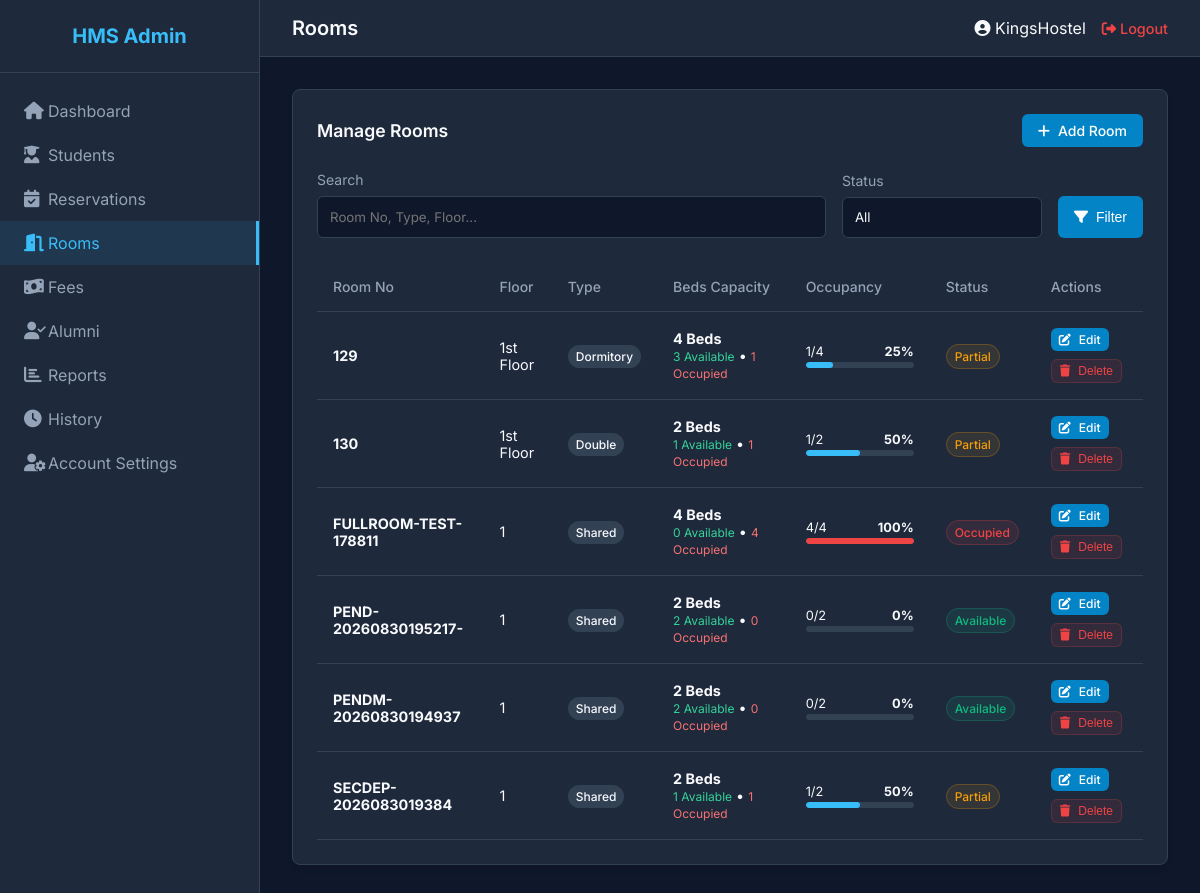
Screenshot of /rooms (signed in) with the database file from the repository.
### tables this page shows
CREATE TABLE `rooms` (
  `id` int(11) NOT NULL AUTO_INCREMENT,
  `room_number` varchar(20) NOT NULL,
  `block` varchar(50) NOT NULL,
  `floor` varchar(20) NOT NULL,
  `room_type` varchar(50) NOT NULL,
  `total_beds` int(11) NOT NULL,
  `occupied_beds` int(11) DEFAULT 0,
  `monthly_fee` decimal(10,2) NOT NULL,
  `security_deposit` decimal(10,2) NOT NULL,
  `status` enum('Available','Partially Occupied','Occupied','Disabled') DEFAULT 'Available',
  `created_at` timestamp NOT NULL DEFAULT current_timestamp(),
  `updated_at` timestamp NOT NULL DEFAULT current_timestamp() ON UPDATE current_timestamp(),
  PRIMARY KEY (`id`),
  UNIQUE KEY `room_number` (`room_number`,`block`)
);

### legacy_mvc/src/Controllers/RoomController.php (called while the page is built, shortened)
<?php
class RoomController {
    private $roomService;
    public function __construct() {
        $this->roomService = new RoomService();
    }
    public function index() {
        $page = isset($_GET['page']) ? (int)$_GET['page'] : 1;
        $page = $page > 0 ? $page : 1;
        $perPage = 15;
        $filters = [
            'search' => $_GET['search'] ?? '',
            'status' => $_GET['status'] ?? ''
        ];
        $result = $this->roomService->getAllRooms($filters, $page, $perPage);
        View::render('admin/rooms/index', [
            'title' => 'Rooms',
            'rooms' => $result['data'],
            'total' => $result['total'],
            'page' => $page,
            'perPage' => $perPage,
            'filters' => $filters,
            'csrf_token' => CSRF::generateToken()
        ], 'admin');
    }
}

### legacy_mvc/public/index.php (called while the page is built, shortened)
<?php
$appConfig = file_exists(APP_ROOT . '/config/app.php') ? require APP_ROOT . '/config/app.php' : ['environment' => 'development'];
spl_autoload_register(function ($class) {
    $prefix = 'App\\';
    $base_dir = __DIR__ . '/../src/';
    $len = strlen($prefix);
    $relative_class = substr($class, $len);
    $file = $base_dir . str_replace('\\', '/', $relative_class) . '.php';
});
$router = new \App\Core\Router();
$url = $_GET['url'] ?? '';
$url = trim($url, '/');
$router->dispatch($url);

### public/index.php (called while the page is built, shortened)
<?php
$config = require __DIR__ . '/../config/app.php';
require_once __DIR__ . '/../legacy_mvc/public/index.php';

### legacy_mvc/config/app.php (called while the page is built)
<?php
$protocol = (!empty($_SERVER['HTTPS']) && $_SERVER['HTTPS'] !== 'off') ? 'https' : 'http';
$host = $_SERVER['HTTP_HOST'] ?? 'localhost';
$requestUri = $_SERVER['REQUEST_URI'] ?? '';
$redirectUrl = $_SERVER['REDIRECT_URL'] ?? '';
$combinedPath = $requestUri . ' ' . $redirectUrl;
if (stripos($combinedPath, '/legacy_mvc/public') !== false) {
    $base_dir = '/legacy_mvc/public';
} elseif (stripos($combinedPath, '/CRM') !== false) {
    $base_dir = '/CRM';
} elseif (stripos($combinedPath, '/legacy_mvc') !== false) {
    $base_dir = '/legacy_mvc';
} else {
    $base_dir = '';
}
return [
    'app_name' => 'Hostel Management System',
    'base_url' => rtrim($protocol . '://' . $host . $base_dir, '/'),
    'session_name' => 'HMS_SECURE_SESSION',
    'session_timeout' => 7200,
    'login_attempt_limit' => 5,
    'login_attempt_window' => 300,
    'login_lockout_duration' => 300,
    'environment' => getenv('HMS_ENV') ?: 'production',
    'session' => [
        'name' => 'HMS_SECURE_SESSION',
        'lifetime' => 7200,
        'secure' => (!empty($_SERVER['HTTPS']) && $_SERVER['HTTPS'] !== 'off'),
        'httponly' => true,
        'samesite' => 'Lax'
    ],
    'max_room_beds' => 10
];

### legacy_mvc/src/Repositories/RoomRepository.php (called while the page is built, shortened)
<?php
class RoomRepository {
    private $db;
    public function __construct() {
        $this->db = Database::getInstance()->getConnection();
    }
    public function findAll($filters = [], $limit = 50, $offset = 0) {
        $query = "SELECT * FROM rooms WHERE 1=1";
        $params = [];
        $query .= " ORDER BY room_number ASC LIMIT ? OFFSET ?";
        $stmt = $this->db->prepare($query);
        $i = 1;
        $stmt->bindValue($i++, (int)$limit, PDO::PARAM_INT);
        $stmt->bindValue($i, (int)$offset, PDO::PARAM_INT);
        $stmt->execute();
        return $stmt->fetchAll();
    }
    public function countActiveAllocations($roomId) {
        $stmt = $this->db->prepare("SELECT COUNT(*) FROM room_allocations ra JOIN students s ON s.id = ra.student_id AND s.status = 'Active' WHERE ra.room_id = ? AND ra.status = 'Active'");
        $stmt->execute([$roomId]);
        return (int)$stmt->fetchColumn();
    }
    public function updateOccupancyAndStatus($roomId, $occupiedBeds, $status) {
        $stmt = $this->db->prepare("UPDATE rooms SET occupied_beds = :occupied_beds, status = :status WHERE id = :id");
        return $stmt->execute([
            'id' => $roomId,
            'occupied_beds' => (int)$occupiedBeds,
            'status' => $status
        ]);
    }
    public function reconcileOccupancy($roomId = null) {
        $rooms = $this->db->query("SELECT id, total_beds, status FROM rooms")->fetchAll();
        foreach ($rooms as $r) {
            $activeCount = $this->countActiveAllocations($r['id']);
            $status = $r['status'];
            if ($status !== 'Disabled') {
                if ($activeCount === 0) {
                    $status = 'Available';
                } elseif ($activeCount >= (int)$r['total_beds']) {
                    $status = 'Occupied';
                } else {
                    $status = 'Partially Occupied';
                }
            }
            $this->updateOccupancyAndStatus($r['id'], $activeCount, $status);
        }
        return true;
    }
}

### legacy_mvc/config/database.php (called while the page is built)
<?php
return [
    'host' => 'localhost',
    'database' => 'hms_db',
    'dbname' => 'hms_db',
    'username' => 'root',
    'user' => 'root',
    'password' => '',
    'charset' => 'utf8mb4'
];

### legacy_mvc/src/Core/Database.php (called while the page is built, shortened)
<?php
class Database {
    private static $instance = null;
    private $pdo;
    private function __construct() {
        $config = require APP_ROOT . '/config/database.php';
        $dsn = "mysql:host={$config['host']};dbname={$config['database']};charset={$config['charset']}";
        $options = [
            PDO::ATTR_ERRMODE            => PDO::ERRMODE_EXCEPTION,
            PDO::ATTR_DEFAULT_FETCH_MODE => PDO::FETCH_ASSOC,
            PDO::ATTR_EMULATE_PREPARES   => false,
        ];
        try {
            $this->pdo = new PDO($dsn, $config['username'], $config['password'], $options);
        } catch (PDOException $e) {
            error_log("Database connection failed: " . $e->getMessage());
            die("Database connection failed.");
        }
    }
    public static function getInstance() {
        if (self::$instance === null) {
            self::$instance = new self();
        }
        return self::$instance;
    }
    public function getConnection() {
        return $this->pdo;
    }
}

### legacy_mvc/src/Services/RoomService.php (called while the page is built, shortened)
<?php
class RoomService {
    private $roomRepo;
    public function __construct() {
        $this->roomRepo = new RoomRepository();
    }
    public function getAllRooms($filters, $page, $perPage) {
        $this->roomRepo->reconcileOccupancy();
        $offset = ($page - 1) * $perPage;
        return [
            'data' => $this->roomRepo->findAll($filters, $perPage, $offset),
            'total' => $this->roomRepo->count($filters)
        ];
    }
}

### legacy_mvc/src/Core/Session.php (called while the page is built, shortened)
<?php
class Session {
    public static function init() {
        if (session_status() === PHP_SESSION_ACTIVE) {
            return;
        }
        $config = require APP_ROOT . '/config/app.php';
    }
    public static function get($key, $default = null) {
        return $_SESSION[$key] ?? $default;
    }
    public static function touchLifetime() {
        $config = require APP_ROOT . '/config/app.php';
        $timeout = (int)($config['session']['lifetime'] ?? $config['session_timeout'] ?? 7200);
        $now = time();
    }
}

### legacy_mvc/views/admin/rooms/index.php (the view, shortened to what this page needs)
<?php $config = require APP_ROOT . '/config/app.php'; ?>
<div class="card">
    <div class="card-header">
        <h3 class="card-title">Manage Rooms</h3>
        <a href="<?php echo $config['base_url']; ?>/rooms/create" class="btn btn-primary"><i class="fas fa-plus"></i> Add Room</a>
    </div>
    <div style="margin-bottom: 1.5rem;">
        <form action="<?php echo $config['base_url']; ?>/rooms" method="GET" style="display: flex; gap: 1rem; align-items: flex-end; flex-wrap: wrap;">
            <div class="form-group" style="margin-bottom: 0; flex: 1; min-width: 200px;">
                <label class="form-label">Search</label>
                <input type="text" name="search" class="form-control" placeholder="Room No, Type, Floor..." value="<?php echo htmlspecialchars($filters['search']); ?>">
            </div>
            <div class="form-group" style="margin-bottom: 0; flex: 0 0 200px;">
                <label class="form-label">Status</label>
                <select name="status" class="form-control">
                    <option value="">All</option>
                </select>
            </div>
            <button type="submit" class="btn btn-primary" style="height: 42px;"><i class="fas fa-filter"></i> Filter</button>
        </form>
    </div>
    <div class="table-responsive">
        <table>
            <thead>
                <tr>
                    <th>Room No</th>
                    <th>Floor</th>
                    <th>Type</th>
                    <th>Beds Capacity</th>
                    <th>Occupancy</th>
                    <th>Status</th>
                    <th>Actions</th>
                </tr>
            </thead>
            <tbody>
                <?php if (empty($rooms)): ?>
                    <tr><td colspan="7" style="text-align: center; padding: 2rem;">No rooms found.</td></tr>
                <?php else: ?>
                    <?php foreach ($rooms as $room): ?>
                    <?php
                        $totalBeds = (int)$room['total_beds'];
                        $occupiedBeds = (int)$room['occupied_beds'];
                        $availableBeds = max(0, $totalBeds - $occupiedBeds);
                        $percent = $totalBeds > 0 ? round(($occupiedBeds / $totalBeds) * 100) : 0;
                    ?>
                    <tr>
                        <td><strong><?php echo htmlspecialchars($room['room_number']); ?></strong></td>
                        <td><?php echo htmlspecialchars($room['floor']); ?></td>
                        <td><span class="badge" style="background-color: #334155;"><?php echo htmlspecialchars($room['room_type']); ?></span></td>
                        <td>
                            <strong><?php echo $totalBeds; ?> Beds</strong><br>
                            <small style="color: #34d399;"><?php echo $availableBeds; ?> Available</small> &bull;
                            <small style="color: #f87171;"><?php echo $occupiedBeds; ?> Occupied</small>
                        </td>
                        <td style="min-width: 140px;">
                            <div style="display: flex; justify-content: space-between; font-size: 0.8rem; margin-bottom: 3px;">
                                <span><?php echo $occupiedBeds; ?>/<?php echo $totalBeds; ?></span>
                                <span><strong><?php echo $percent; ?>%</strong></span>
                            </div>
                            <div style="width: 100%; height: 6px; background: #334155; border-radius: 3px; overflow: hidden;">
                                <div style="height: 100%; width: <?php echo $percent; ?>%; background: <?php echo $percent == 100 ? 'var(--danger)' : ($percent > 0 ? 'var(--primary)' : 'var(--success)'); ?>; border-radius: 3px;"></div>
                            </div>
                        </td>
                        <td>
                            <?php if ($room['status'] === 'Available'): ?>
                                <span class="badge badge-success">Available</span>
                            <?php elseif ($room['status'] === 'Partially Occupied'): ?>
                                <span class="badge badge-warning">Partial</span>
                            <?php elseif ($room['status'] === 'Occupied'): ?>
                                <span class="badge badge-danger">Occupied</span>
                            <?php else: ?>
                                <span class="badge" style="background-color: #475569;">Disabled</span>
                            <?php endif; ?>
                        </td>
                        <td>
                            <div style="display:flex; gap:0.5rem; flex-wrap:wrap; align-items:center;">
                                <a href="<?php echo $config['base_url']; ?>/rooms/edit/<?php echo $room['id']; ?>" class="btn btn-sm btn-primary" title="Edit Room"><i class="fas fa-edit"></i> Edit</a>
                                <form action="<?php echo $config['base_url']; ?>/rooms/delete/<?php echo $room['id']; ?>" method="POST" onsubmit="return confirm('Are you sure you want to delete this room?');" style="display:inline;">
                                    <button type="submit" class="btn btn-sm btn-danger" title="Delete Room"><i class="fas fa-trash"></i> Delete</button>
                                </form>
                            </div>
                        </td>
                    </tr>
                    <?php endforeach; ?>
                <?php endif; ?>
            </tbody>
        </table>
    </div>
</div>

### legacy_mvc/src/Core/Router.php (shortened to what this page needs)
<?php
class Router {
    private $routes = [];
    public function add($method, $path, $controller, $action) {
        $path = preg_replace('/\{([a-zA-Z0-9_]+)\}/', '(?P<$1>[a-zA-Z0-9_]+)', $path);
        $this->routes[] = [
            'method' => strtoupper($method),
            'path' => '#^' . $path . '$#',
            'controller' => $controller,
            'action' => $action
        ];
    }
    public function dispatch($url) {
        $url = rtrim($url, '/');
        if (empty($url)) {
            $url = '/';
        } else {
            $url = '/' . $url;
        }
        $method = $_SERVER['REQUEST_METHOD'];
        foreach ($this->routes as $route) {
            if ($route['method'] === $method && preg_match($route['path'], $url, $matches)) {
                $params = array_filter($matches, 'is_string', ARRAY_FILTER_USE_KEY);
                $controllerName = "\\App\\Controllers\\" . $route['controller'];
                if (class_exists($controllerName)) {
                    $controller = new $controllerName();
                    $action = $route['action'];
                    if (method_exists($controller, $action)) {
                        call_user_func_array([$controller, $action], $params);
                        return;
                    }
                }
            }
        }
    }
}

### rows the page displays
rooms: room_number "129", floor "1st Floor", room_type "Dormitory", total_beds "4", availableBeds "3", occupied_beds "1", percent "25", shows "Partial"
rooms: room_number "130", floor "1st Floor", room_type "Double", total_beds "2", occupied_beds "1", percent "50", shows "Partial"
rooms: room_number "FULLROOM-TEST-178811", floor "1", room_type "Shared", total_beds "4", availableBeds "0", occupied_beds "4", percent "100", status "Occupied"
rooms: room_number "PEND-20260830195217-", floor "1", room_type "Shared", total_beds "2", occupied_beds "0", status "Available"
rooms: room_number "PENDM-20260830194937", floor "1", room_type "Shared", total_beds "2", occupied_beds "0", status "Available"
rooms: room_number "SECDEP-2026083019384", floor "1", room_type "Shared", total_beds "2", occupied_beds "1", percent "50", shows "Partial"
